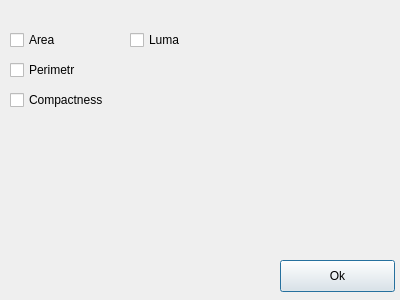
<?xml version="1.0" encoding="UTF-8"?>
<ui version="4.0">
 <class>ChooseFeaturesWindow</class>
 <widget class="QDialog" name="ChooseFeaturesWindow">
  <property name="geometry">
   <rect>
    <x>0</x>
    <y>0</y>
    <width>400</width>
    <height>300</height>
   </rect>
  </property>
  <property name="windowTitle">
   <string>Dialog</string>
  </property>
  <widget class="QCheckBox" name="areaCheckBox">
   <property name="geometry">
    <rect>
     <x>10</x>
     <y>30</y>
     <width>89</width>
     <height>20</height>
    </rect>
   </property>
   <property name="text">
    <string>Area</string>
   </property>
  </widget>
  <widget class="QCheckBox" name="perimetrCheckBox">
   <property name="geometry">
    <rect>
     <x>10</x>
     <y>60</y>
     <width>89</width>
     <height>20</height>
    </rect>
   </property>
   <property name="text">
    <string>Perimetr</string>
   </property>
  </widget>
  <widget class="QCheckBox" name="compactnessCheckBox">
   <property name="geometry">
    <rect>
     <x>10</x>
     <y>90</y>
     <width>111</width>
     <height>20</height>
    </rect>
   </property>
   <property name="text">
    <string>Compactness</string>
   </property>
  </widget>
  <widget class="QCheckBox" name="lumaCheckBox">
   <property name="geometry">
    <rect>
     <x>130</x>
     <y>30</y>
     <width>89</width>
     <height>20</height>
    </rect>
   </property>
   <property name="text">
    <string>Luma</string>
   </property>
  </widget>
  <widget class="QPushButton" name="okButton">
   <property name="geometry">
    <rect>
     <x>280</x>
     <y>260</y>
     <width>115</width>
     <height>32</height>
    </rect>
   </property>
   <property name="text">
    <string>Ok</string>
   </property>
  </widget>
 </widget>
 <resources/>
 <connections/>
</ui>
